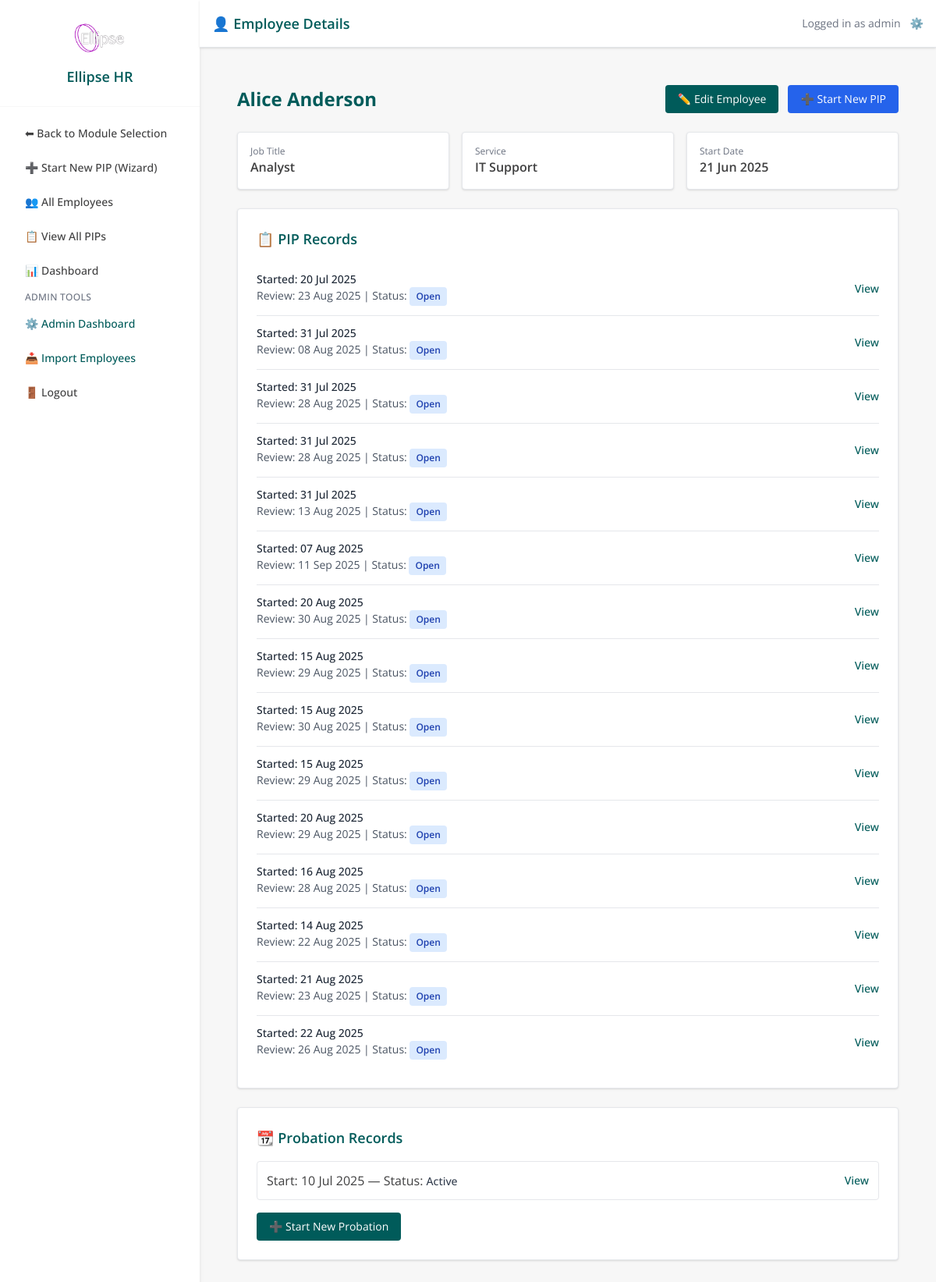
Page /employee/1 (signed in) on the earlier database version.
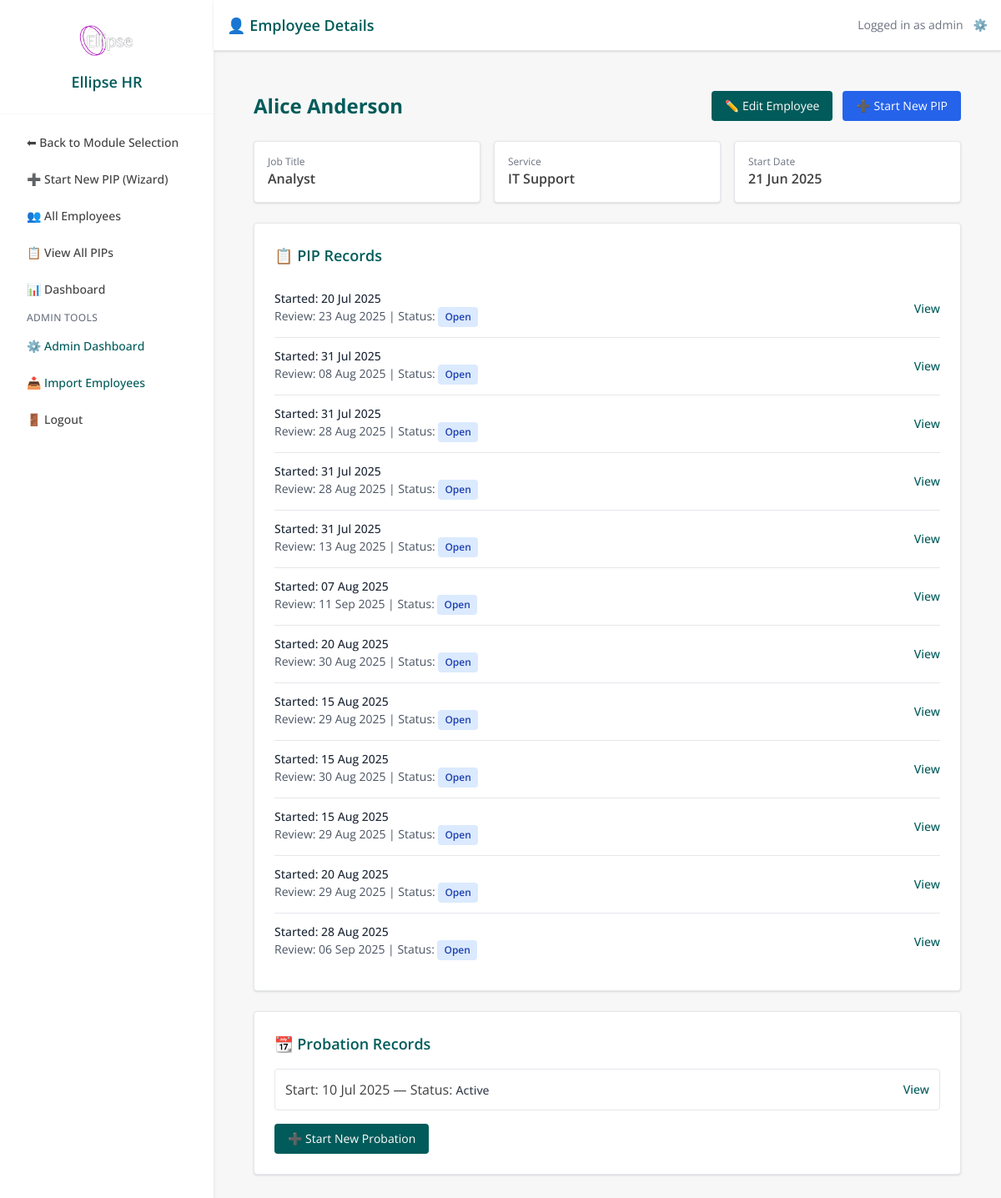
Same page on the later database version.
### models.py (models this page shows, shortened)
class User(db.Model, UserMixin):
    id = db.Column(db.Integer, primary_key=True)
    username = db.Column(db.String(80), unique=True, nullable=False)
    email = db.Column(db.String(120), unique=True, nullable=False)
    password_hash = db.Column(db.String(200), nullable=False)
    admin_level = db.Column(db.Integer, default=0)  # 0 = line mgr, 1 = admin, 2 = superuser
    team_id = db.Column(db.Integer, nullable=True)
    def is_superuser(self):
        return self.admin_level == 2

class Employee(db.Model):
    id = db.Column(db.Integer, primary_key=True)
    first_name = db.Column(db.String(100))
    last_name = db.Column(db.String(100))
    job_title = db.Column(db.String(100))
    line_manager = db.Column(db.String(100))
    service = db.Column(db.String(100))
    start_date = db.Column(db.Date)
    team_id = db.Column(db.Integer)
    email = db.Column(db.String(120), nullable=True)
    pips = db.relationship('PIPRecord', back_populates='employee', lazy=True)

class PIPRecord(db.Model):
    __tablename__ = 'pip_record'
    id = db.Column(db.Integer, primary_key=True)
    employee_id = db.Column(db.Integer, db.ForeignKey('employee.id'), nullable=False)
    concerns = db.Column(db.Text, nullable=False)
    start_date = db.Column(db.Date, nullable=False)
    review_date = db.Column(db.Date, nullable=False)
    meeting_notes = db.Column(db.Text)
    status = db.Column(db.String(20), default='Open')
    created_by = db.Column(db.String(100))
    created_at = db.Column(db.DateTime, default=datetime.utcnow)
    last_updated = db.Column(db.DateTime, default=datetime.utcnow, onupdate=datetime.utcnow)
    ai_advice = db.Column(db.Text)
    ai_advice_generated_at = db.Column(db.DateTime)
    capability_meeting_date = db.Column(db.DateTime, nullable=True)
    capability_meeting_time = db.Column(db.String, nullable=True)
    capability_meeting_venue = db.Column(db.String, nullable=True)
    concern_category = db.Column(db.String(100))
    severity = db.Column(db.String(50))
    frequency = db.Column(db.String(50))
    tags = db.Column(db.Text)
    ai_summary = db.Column(db.Text, nullable=True)
    ai_action_suggestions = db.Column(JSON, nullable=True)
    ai_next_up = db.Column(JSON, nullable=True)
    ai_actions_accepted = db.Column(JSON, nullable=True)
    outcome_status = db.Column(db.String(50), nullable=True)  # e.g., Successful, Extended, Unsuccessful
    outcome_notes = db.Column(db.Text, nullable=True)
    employee = db.relationship('Employee', back_populates='pips')
    action_items = db.relationship(
        'PIPActionItem',
        back_populates='pip_record',
        cascade='all, delete-orphan',
        lazy=True
    )
    timeline_events = db.relationship(
        'TimelineEvent',
        back_populates='pip_record',
        cascade='all, delete-orphan',
        lazy=True
    )

class ProbationRecord(db.Model):
    id = db.Column(db.Integer, primary_key=True)
    employee_id = db.Column(db.Integer, db.ForeignKey('employee.id'), nullable=False)
    start_date = db.Column(db.Date, nullable=False)
    expected_end_date = db.Column(db.Date, nullable=False)
    status = db.Column(db.String(50), default="Active")  # Active, Extended, Completed, Failed
    notes = db.Column(db.Text)
    created_at = db.Column(db.DateTime, default=datetime.utcnow)
    last_updated = db.Column(db.DateTime, default=datetime.utcnow, onupdate=datetime.utcnow)
    reviews = db.relationship('ProbationReview', backref='probation', lazy=True, cascade="all, delete-orphan")
    plans = db.relationship('ProbationPlan', backref='probation', lazy=True, cascade="all, delete-orphan")
    employee = db.relationship('Employee', backref=db.backref('probation_records', lazy=True))

### app.py (the view)
@app.route('/employee/<int:employee_id>')
@login_required
def employee_detail(employee_id):
    employee = Employee.query.options(db.joinedload(Employee.pips)).get_or_404(employee_id)
    if current_user.admin_level == 0 and employee.team_id != current_user.team_id:
        flash('Access denied')
        return redirect(url_for('dashboard'))
    return render_template('employee_detail.html', employee=employee)

### app.py (called while the page is built)
@app.context_processor
def inject_module():
    return dict(active_module=session.get('active_module'))

@login_manager.user_loader
def load_user(user_id):
    return db.session.get(User, int(user_id))

@app.before_request
def set_active_module():
    path = request.path.lower()
    if path.startswith('/pip/') or \
       path.startswith('/employee/') or \
       path in ['/dashboard', '/pip_list', '/employee/list', '/employee/add', '/pip/select-employee']:
        session['active_module'] = 'PIP'
    elif path.startswith('/probation/'):
        session['active_module'] = 'Probation'
    elif path == '/':
        session.pop('active_module', None)

### templates/employee_detail.html (shortened to what this page needs)
{% extends "base.html" %}
{% block page_title %}👤 Employee Details{% endblock %}
{% block content %}
<div class="max-w-5xl mx-auto p-6 space-y-6">
  <div class="flex justify-between items-center">
    <h1 class="text-2xl font-bold text-ellipse-teal">
      {{ employee.first_name }} {{ employee.last_name }}
    </h1>
    <div class="flex gap-3">
      <a href="{{ url_for('edit_employee', employee_id=employee.id) }}"
         class="inline-flex items-center bg-ellipse-teal text-white px-4 py-2 rounded hover:bg-ellipse-hover text-sm">
        ✏️ Edit Employee
      </a>
      <button onclick="openPipModal()" class="inline-flex items-center bg-blue-600 text-white px-4 py-2 rounded hover:bg-blue-700 text-sm">
        ➕ Start New PIP
      </button>
    </div>
  </div>
  <div class="grid grid-cols-1 md:grid-cols-3 gap-4">
    <div class="bg-white p-4 rounded shadow border">
      <p class="text-xs text-gray-500">Job Title</p>
      <p class="text-base font-semibold">{{ employee.job_title }}</p>
    </div>
    <div class="bg-white p-4 rounded shadow border">
      <p class="text-xs text-gray-500">Service</p>
      <p class="text-base font-semibold">{{ employee.service }}</p>
    </div>
    <div class="bg-white p-4 rounded shadow border">
      <p class="text-xs text-gray-500">Start Date</p>
      <p class="text-base font-semibold">{{ employee.start_date.strftime('%d %b %Y') }}</p>
    </div>
  </div>
  <div class="bg-white p-6 rounded shadow border">
    <h2 class="text-lg font-semibold text-ellipse-teal mb-4">📋 PIP Records</h2>
    <ul class="divide-y divide-gray-200">
      {% for pip in employee.pips %}
        <li class="py-3">
          <div class="flex justify-between items-center">
            <div>
              <p class="text-sm font-medium text-gray-800">Started: {{ pip.start_date.strftime('%d %b %Y') }}</p>
              <p class="text-sm text-gray-600">
                Review: {{ pip.review_date.strftime('%d %b %Y') }} |
                Status:
                <span class="inline-block px-2 py-1 rounded text-xs font-semibold
                  {% if pip.status == 'Open' %}bg-blue-100 text-blue-800
                  {% elif pip.status == 'Completed' %}bg-green-100 text-green-800
                  {% elif pip.status == 'Closed' %}bg-gray-200 text-gray-700
                  {% else %}bg-gray-100 text-gray-600
                  {% endif %}">
                  {{ pip.status }}
                </span>
              </p>
            </div>
            <a href="{{ url_for('pip_detail', id=pip.id) }}"
               class="text-sm text-ellipse-teal hover:underline font-medium">
              View
            </a>
          </div>
        </li>
      {% else %}
        <li class="py-3 text-gray-400">No PIPs for this employee.</li>
      {% endfor %}
    </ul>
  </div>
  <div class="bg-white p-6 rounded shadow border">
    <h2 class="text-lg font-semibold text-ellipse-teal mb-4">📆 Probation Records</h2>
    {% if employee.probation_records %}
      <ul class="space-y-2">
        {% for probation in employee.probation_records %}
          <li class="flex justify-between items-center border p-3 rounded hover:bg-ellipse-light transition">
            <span>
              Start: {{ probation.start_date.strftime('%d %b %Y') }} —
              Status:
              <span class="text-sm font-medium text-gray-700">{{ probation.status }}</span>
            </span>
            <a href="{{ url_for('view_probation', id=probation.id) }}"
               class="text-sm text-ellipse-teal hover:underline font-medium">
              View
            </a>
          </li>
        {% endfor %}
      </ul>
    {% else %}
      <p class="text-gray-400 text-sm">No probation records found.</p>
    {% endif %}
    <a href="{{ url_for('create_probation', employee_id=employee.id) }}"
       class="inline-block mt-4 bg-ellipse-teal text-white px-4 py-2 rounded hover:bg-ellipse-hover text-sm">
      ➕ Start New Probation
    </a>
  </div>
</div>
{% endblock %}

### templates/base.html (shortened to what this page needs)
<!DOCTYPE html>
<html lang="en">
<head>
  <link rel="stylesheet" href="{{ url_for('static', filename='css/tokens.css') }}">
  <link rel="stylesheet" href="{{ url_for('static', filename='css/ui.css') }}">
  <script src="https://cdn.tailwindcss.com"></script>
</head>
<body class="text-ellipse-gray font-sans overflow-x-hidden {% if layout != 'fullscreen' %}bg-ellipse-light min-h-screen{% endif %}">
{% if layout != 'fullscreen' %}
<div class="flex flex-col md:flex-row min-h-screen">
  {% if active_module %}
  <aside id="sidebarMenu" class="w-full md:w-64 bg-white shadow-md hidden md:block">
    <div class="p-6 border-b border-ellipse-light text-center">
      <img src="{{ url_for('static', filename='images/logo.avif') }}" alt="Ellipse HR Logo" class="h-12 w-auto mx-auto mb-3" />
      <h1 class="text-lg font-semibold text-ellipse-teal">Ellipse HR</h1>
    </div>
    <nav class="p-4 space-y-2 text-sm font-medium">
      <a href="{{ url_for('home') }}" class="block px-4 py-2 rounded hover:bg-ellipse-light text-ellipse-gray">⬅ Back to Module Selection</a>
      {% if active_module == 'PIP' %}
        <a href="{{ url_for('create_pip_wizard') }}"
           class="block px-4 py-2 rounded hover:bg-ellipse-light text-ellipse-gray {% if request.endpoint == 'create_pip_wizard' %}bg-ellipse-light font-semibold text-ellipse-teal{% endif %}">
          ➕ Start New PIP (Wizard)
        </a>
        <a href="{{ url_for('employee_list') }}" class="block px-4 py-2 rounded hover:bg-ellipse-light text-ellipse-gray">👥 All Employees</a>
        <a href="{{ url_for('pip_list') }}" class="block px-4 py-2 rounded hover:bg-ellipse-light text-ellipse-gray">📋 View All PIPs</a>
        <a href="{{ url_for('dashboard') }}" class="block px-4 py-2 rounded hover:bg-ellipse-light text-ellipse-gray">📊 Dashboard</a>
      {% endif %}
      {% if current_user.is_authenticated and current_user.is_superuser() %}
        <div class="mt-4 mb-1 text-xs uppercase tracking-wide text-gray-500 px-4">Admin Tools</div>
        <a href="{{ url_for('admin_dashboard') }}" class="block px-4 py-2 rounded hover:bg-ellipse-light text-[#005b5a] {% if request.endpoint == 'admin_dashboard' %}bg-ellipse-light font-semibold{% endif %}">⚙️ Admin Dashboard</a>
        <a href="{{ url_for('employee_import') }}" class="block px-4 py-2 rounded hover:bg-ellipse-light text-[#005b5a] {% if request.endpoint == 'employee_import' %}bg-ellipse-light font-semibold{% endif %}">📥 Import Employees</a>
      {% endif %}
      <a href="{{ url_for('logout') }}" class="block px-4 py-2 rounded hover:bg-ellipse-light text-ellipse-gray">🚪 Logout</a>
    </nav>
  </aside>
  {% endif %}
{% endif %}
<main class="flex-1">
  {% if layout != 'fullscreen' and active_module %}
  <header class="bg-white shadow p-4 flex justify-between items-center border-b border-gray-200">
    <h2 class="text-lg font-semibold text-ellipse-teal">{% block page_title %}{% endblock %}</h2>
    <div class="flex items-center space-x-3 text-sm text-gray-500">
      <span>Logged in as {{ current_user.username }}</span>
      {% if current_user.is_authenticated and current_user.is_superuser() %}
        <a href="{{ url_for('admin_dashboard') }}" class="text-ellipse-teal hover:text-ellipse-hover" title="Admin Tools">⚙️</a>
      {% endif %}
    </div>
  </header>
  {% endif %}
  <div class="{% if layout != 'fullscreen' %}p-4 sm:p-6 max-w-7xl mx-auto{% endif %}">
    {% block content %}{% endblock %}
  </div>
</main>
{% if layout != 'fullscreen' %}
</div>
{% endif %}
</body>
</html>

### static/css/tokens.css (style rules this page uses)
:root { --color-brand-50: #e8f3f2; --color-brand-100: #cfe7e6; --color-brand-200: #a4d1cf; --color-brand-300: #75bbb7; --color-brand-400: #2e9e99; --color-brand-500: #008a86; --color-brand-600: #005b5a; --color-brand-700: #004746; --color-brand-800: #003635; --color-brand-900: #012929; --color-bg: #ffffff; --color-surface: #ffffff; --color-text: #111827; --color-subtle: #6b7280; --color-border: #e5e7eb; --color-success: #10b981; --color-warning: #f59e0b; --color-danger: #ef4444; --color-info: #3b82f6; --color-focus: rgba(0, 91, 90, 0.25); --space-0: 0; --space-1: 0.25rem; --space-2: 0.5rem; --space-3: 0.75rem; --space-4: 1rem; --space-5: 1.25rem; --space-6: 1.5rem; --radius-sm: 0.375rem; --radius-md: 0.5rem; --radius-lg: 0.75rem; --radius-xl: 1rem; --shadow-sm: 0 1px 2px rgba(0,0,0,0.06); --shadow-md: 0 4px 10px rgba(0,0,0,0.08); --font-sans: ui-sans-serif, system-ui, -apple-system, Segoe UI, Roboto, Inter, "Helvetica Neue", Arial, "Noto Sans", "Apple Color Emoji", "Segoe UI Emoji"; --fs-xs: 0.75rem; --fs-sm: 0.875rem; --fs-base: 1rem; --fs-lg: 1.125rem; --fs-xl: 1.25rem; }
.text-ellipse-teal { color: var(--color-brand-600); }
.bg-ellipse-teal { background-color: var(--color-brand-600); }
:where(button, [type="button"], [type="submit"], a, input, select, textarea):focus { outline: 2px solid transparent; box-shadow: 0 0 0 3px var(--color-focus); border-radius: inherit; }

### static/css/ui.css (style rules this page uses)
html, body { color: var(--color-text); background: var(--color-bg); font-family: var(--font-sans); font-size: var(--fs-base); }

### templates/base.html (style rules this page uses)
:root { --brand-primary:#005b5a; --brand-primary-600:#004746; --brand-bg:#f8fafc; --text:#111827; --muted:#6b7280; --radius:12px; }
body { color:var(--text); background:var(--brand-bg); }

Differences in the rows shown:
removed PIPRecord: start_date "14 Aug 2025", review_date "22 Aug 2025", status "Open"
removed PIPRecord: start_date "21 Aug 2025", review_date "23 Aug 2025", status "Open"
removed PIPRecord: start_date "22 Aug 2025", review_date "26 Aug 2025", status "Open"
changed PIPRecord: start_date "16 Aug 2025" → "28 Aug 2025"; review_date "28 Aug 2025" → "06 Sep 2025"
